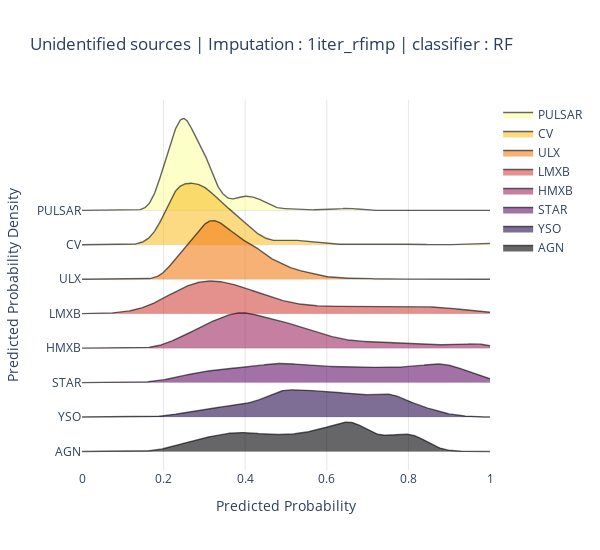

The code cell stored with this chart in its notebook:
### Code cell
fig = ridgeplot(
    samples=sample,
    kde_points=np.linspace(0, 1, 500),
    colorscale="inferno",
    colormode="index",
    coloralpha=0.6,
    labels=cl,
    spacing = 3 / 8,
    xpad=0
)
fig.update_layout(
    title=f"Unidentified sources | Imputation : {d_name} | classifier : {m_name}",
    height=550,
    width=600,
    plot_bgcolor="rgba(255, 255, 255, 0.0)",
    xaxis_gridcolor="rgba(0, 0, 0, 0.1)",
    yaxis_gridcolor="rgba(0, 0, 0, 0.1)",
    xaxis_title="Predicted Probability",
    yaxis_title="Predicted Probability Density",
)

#fig.save('temp.png')
fig.write_image(f'temp_res_comp/unid_prob_dist/{m_name}_{d_name}.jpg')
fig.show()

### Figure 1 — Plotly figure (JSON) as saved in the notebook; plotly's stock layout.template omitted (floating-point values rounded to 4 significant figures; data arrays with more than 128 entries replaced by an {"elided": "..."} marker saying what was removed)
{"data": [{"line": {"color": "rgba(0,0,0,0)", "width": 0}, "showlegend": false, "type": "scatter", "x": {"elided": "500 float values"}, "y": {"elided": "500 int values"}}, {"fill": "tonexty", "fillcolor": "rgba(252, 255, 164, 0.6)", "line": {"color": "rgba(0,0,0,0.6)", "width": 1.4}, "mode": "lines", "name": "PULSAR", "type": "scatter", "x": {"elided": "500 float values"}, "y": {"elided": "500 float values"}}, {"line": {"color": "rgba(0,0,0,0)", "width": 0}, "showlegend": false, "type": "scatter", "x": {"elided": "500 float values"}, "y": {"elided": "500 float values"}}, {"fill": "tonexty", "fillcolor": "rgba(248.14285714285714, 193.57142857142858, 45.28571428571429, 0.6)", "line": {"color": "rgba(0,0,0,0.6)", "width": 1.4}, "mode": "lines", "name": "CV", "type": "scatter", "x": {"elided": "500 float values"}, "y": {"elided": "500 float values"}}, {"line": {"color": "rgba(0,0,0,0)", "width": 0}, "showlegend": false, "type": "scatter", "x": {"elided": "500 float values"}, "y": {"elided": "500 float values"}}, {"fill": "tonexty", "fillcolor": "rgba(243.0, 126.42857142857146, 23.714285714285694, 0.6)", "line": {"color": "rgba(0,0,0,0.6)", "width": 1.4}, "mode": "lines", "name": "ULX", "type": "scatter", "x": {"elided": "500 float values"}, "y": {"elided": "500 float values"}}, {"line": {"color": "rgba(0,0,0,0)", "width": 0}, "showlegend": false, "type": "scatter", "x": {"elided": "500 float values"}, "y": {"elided": "500 float values"}}, {"fill": "tonexty", "fillcolor": "rgba(211.28571428571428, 73.28571428571426, 65.2857142857143, 0.6)", "line": {"color": "rgba(0,0,0,0.6)", "width": 1.4}, "mode": "lines", "name": "LMXB", "type": "scatter", "x": {"elided": "500 float values"}, "y": {"elided": "500 float values"}}, {"line": {"color": "rgba(0,0,0,0)", "width": 0}, "showlegend": false, "type": "scatter", "x": {"elided": "500 float values"}, "y": {"elided": "500 float values"}}, {"fill": "tonexty", "fillcolor": "rgba(158.57142857142856, 41.714285714285715, 97.85714285714286, 0.6)", "line": {"color": "rgba(0,0,0,0.6)", "width": 1.4}, "mode": "lines", "name": "HMXB", "type": "scatter", "x": {"elided": "500 float values"}, "y": {"elided": "500 float values"}}, {"line": {"color": "rgba(0,0,0,0)", "width": 0}, "showlegend": false, "type": "scatter", "x": {"elided": "500 float values"}, "y": {"elided": "500 float values"}}, {"fill": "tonexty", "fillcolor": "rgba(100.28571428571428, 21.142857142857142, 108.14285714285714, 0.6)", "line": {"color": "rgba(0,0,0,0.6)", "width": 1.4}, "mode": "lines", "name": "STAR", "type": "scatter", "x": {"elided": "500 float values"}, "y": {"elided": "500 float values"}}, {"line": {"color": "rgba(0,0,0,0)", "width": 0}, "showlegend": false, "type": "scatter", "x": {"elided": "500 float values"}, "y": {"elided": "500 float values"}}, {"fill": "tonexty", "fillcolor": "rgba(40.42857142857143, 12.0, 77.0, 0.6)", "line": {"color": "rgba(0,0,0,0.6)", "width": 1.4}, "mode": "lines", "name": "YSO", "type": "scatter", "x": {"elided": "500 float values"}, "y": {"elided": "500 float values"}}, {"line": {"color": "rgba(0,0,0,0)", "width": 0}, "showlegend": false, "type": "scatter", "x": {"elided": "500 float values"}, "y": {"elided": "500 float values"}}, {"fill": "tonexty", "fillcolor": "rgba(0, 0, 4, 0.6)", "line": {"color": "rgba(0,0,0,0.6)", "width": 1.4}, "mode": "lines", "name": "AGN", "type": "scatter", "x": {"elided": "500 float values"}, "y": {"elided": "500 float values"}}], "layout": {"height": 550, "hovermode": false, "legend": {"traceorder": "normal"}, "plot_bgcolor": "rgba(255, 255, 255, 0.0)", "title": {"text": "Unidentified sources | Imputation : 1iter_rfimp | classifier : RF"}, "width": 600, "xaxis": {"gridcolor": "rgba(0, 0, 0, 0.1)", "range": [0, 1], "showgrid": true, "showticklabels": true, "title": {"text": "Predicted Probability"}, "zeroline": false}, "yaxis": {"gridcolor": "rgba(0, 0, 0, 0.1)", "showgrid": true, "showticklabels": true, "ticktext": ["PULSAR", "CV", "ULX", "LMXB", "HMXB", "STAR", "YSO", "AGN"], "tickvals": [0, -2.942, -5.884, -8.825, -11.77, -14.71, -17.65, -20.59], "title": {"text": "Predicted Probability Density"}, "zeroline": false}}}
